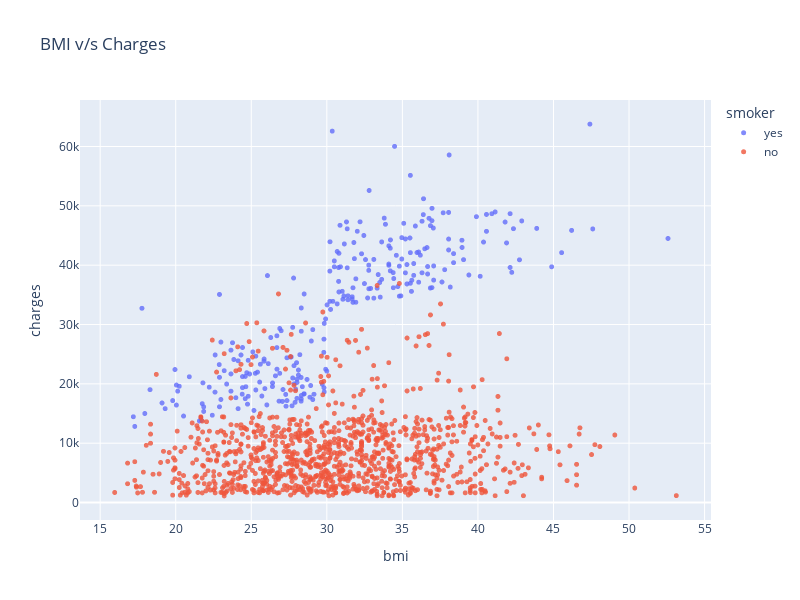

Notebook code cell kept with this figure:
### Code cell
fig = px.scatter(df, 
                x='bmi',
                y='charges',
                 color='smoker',
                 opacity=0.8,
                 hover_data=['sex'],
                 title='BMI v/s Charges')
fig.update_traces(marker_size=5)
fig.update_layout(width=800, height=600, bargap=0.02)
fig.show()

### Figure 1 — Plotly figure (JSON) as saved in the notebook; plotly's stock layout.template omitted (floating-point values rounded to 4 significant figures; data arrays with more than 128 entries replaced by an {"elided": "..."} marker saying what was removed)
{"data": [{"customdata": {"elided": "274x1 str values"}, "hovertemplate": "smoker=yes<br>bmi=%{x}<br>charges=%{y}<br>sex=%{customdata[0]}<extra></extra>", "legendgroup": "yes", "marker": {"color": "#636efa", "opacity": 0.8, "size": 5, "symbol": "circle"}, "mode": "markers", "name": "yes", "showlegend": true, "type": "scattergl", "x": {"elided": "274 float values"}, "xaxis": "x", "y": {"elided": "274 float values"}, "yaxis": "y"}, {"customdata": {"elided": "1064x1 str values"}, "hovertemplate": "smoker=no<br>bmi=%{x}<br>charges=%{y}<br>sex=%{customdata[0]}<extra></extra>", "legendgroup": "no", "marker": {"color": "#EF553B", "opacity": 0.8, "size": 5, "symbol": "circle"}, "mode": "markers", "name": "no", "showlegend": true, "type": "scattergl", "x": {"elided": "1064 float values"}, "xaxis": "x", "y": {"elided": "1064 float values"}, "yaxis": "y"}], "layout": {"bargap": 0.02, "height": 600, "legend": {"title": {"text": "smoker"}, "tracegroupgap": 0}, "title": {"text": "BMI v/s Charges"}, "width": 800, "xaxis": {"anchor": "y", "domain": [0, 1], "title": {"text": "bmi"}}, "yaxis": {"anchor": "x", "domain": [0, 1], "title": {"text": "charges"}}}}
